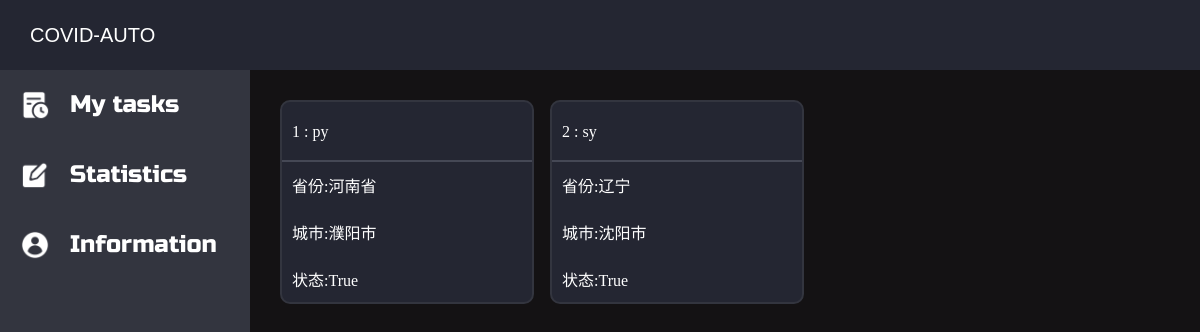
Page /task/ (signed in) on the earlier database version.
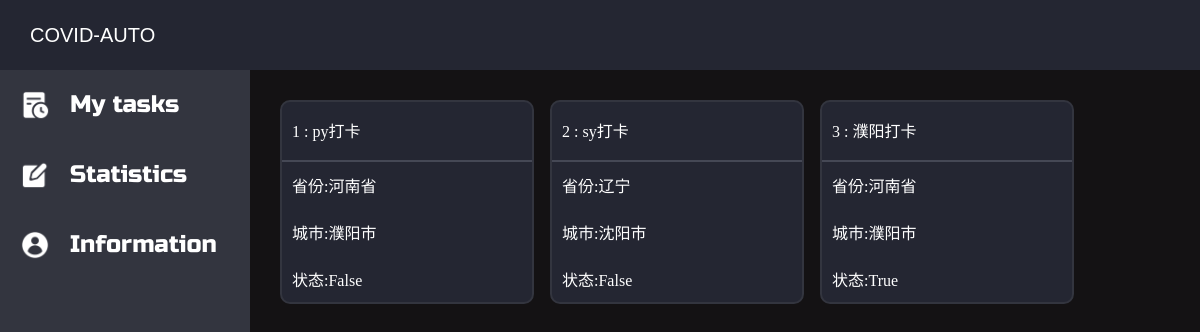
Same page on the later database version.
### task/models.py (models this page shows)
class Task(models.Model):
    task_owner = models.ForeignKey(User, on_delete = models.DO_NOTHING) # 设置task使用者
    on_or_off = models.BooleanField(default = False) # 是否启用
    task_title = models.CharField(max_length = 50) # 任务名称
    task_province = models.CharField(max_length = 20) # 省份
    task_city = models.CharField(max_length = 30) # 城市

### task/views.py (the view)
# urls.py: path('', views.control_tasks, name = 'control_tasks'),
def control_tasks(request):
    if request.user.username != '': # 如果登录成功
        context = {}
        context['tasks'] = Task.objects.filter(task_owner = request.user)
        return render(request, 'task.html', context)
    else: # 如果未登录，则跳转登录界面
        return redirect('/login_page/')

### task/templates/task.html (shortened to what this page needs)
{% extends 'task_base.html' %}
{% block task_content %}
    {% for task in tasks %}
        <div class="items" onclick="popWindow(this)">
            <div class="item-title"><span>{{ task.id }}</span> : {{ task.task_title }}</div>
            <div class="item-content">
                <div class="location-province">省份:{{ task.task_province }}</div>
                <div class="location-city">城市:{{ task.task_city }}</div>
                <div class="on-off">状态:{{ task.on_or_off }}</div>
            </div>
        </div>
    {% endfor %}
{% endblock %}

### task/templates/task_base.html (shortened to what this page needs)
<!DOCTYPE html>
<html lang="en">
<head>
    <link rel="stylesheet" href="/static/css/task.css">
</head>
<body>
    <div class="container">
        <div class="title-bar"><span>COVID-AUTO</span></div>
        <div class="left-nav">
            <ul>
                <li class="icon-tasks">My tasks</li>
                <li class="icon-statistics">Statistics</li>
                <li class="icon-user">Information</li>
            </ul>
        </div>
        <div class="content">
            {% block task_content %}{% endblock %}
        </div>
    </div>
</body>
</html>

### static/css/task.css (style rules this page uses)
* { padding: 0; margin: 0; }
html, body { width: 100%; height: 100%; }
div.container { height: 100%; width: 100%; background-color: #141214; box-sizing: border-box; padding: 70px 0 0; }
div.title-bar { float: left; height: 70px; width: 100%; background-color: #242632; font-family: 'Mochiy Pop P One', sans-serif; font-size: 20px; color: white; line-height: 70px; margin: -70px 0 0; }
div.title-bar span { display: inline-block; padding-left: 30px; }
div.left-nav { display: inline-block; height: 100%; width: 250px; background-color: #33353F; }
div.left-nav ul { width: 100%; list-style: none; color: white; font-family: 'Russo One', sans-serif; font-size: 24px; }
div.left-nav ul li { height: 70px; line-height: 70px; padding-left: 70px; cursor: pointer; }
li.icon-tasks { background: url(/static/icons/icon-tasks.png) no-repeat 20px 20px; background-size: 30px 30px; }
li.icon-statistics { background: url(/static/icons/icon-statistics.png) no-repeat 20px 20px; background-size: 30px 30px; }
li.icon-user { background: url(/static/icons/icon-user.png) no-repeat 20px 20px; background-size: 30px 30px; }
div.content { float: right; background-color: #141214; width: calc(100% - 250px); height: 100%; overflow: auto; display: grid; grid-template-columns: repeat(auto-fill, 250px); grid-column-gap: 20px; }
div.content .items { background-color: #242632; border: 2px solid #33353F; border-radius: 10px; margin: 30px; height: 200px; width: 250px; display: grid; grid-template-rows: 60px 140px; overflow: hidden; cursor: pointer; }
div.items div.item-title { line-height: 60px; color: white; font-family: 'ZCOOL KuaiLe', cursive; width: 100%; border-bottom: 2px solid #454855; padding-left: 10px; }
div.items div.item-content { padding-left: 10px; width: 100%; display: grid; grid-template-rows: 1fr 1fr 1fr; align-items: center; color: white; font-family: 'ZCOOL KuaiLe', cursive; }

Differences in the rows shown:
changed Task id 1: task_title "py" → "py打卡"; on_or_off "True" → "False"
changed Task "辽宁": task_title "sy" → "sy打卡"; on_or_off "True" → "False"
added Task: id "3", task_title "濮阳打卡", task_province "河南省", task_city "濮阳市", on_or_off "True"
